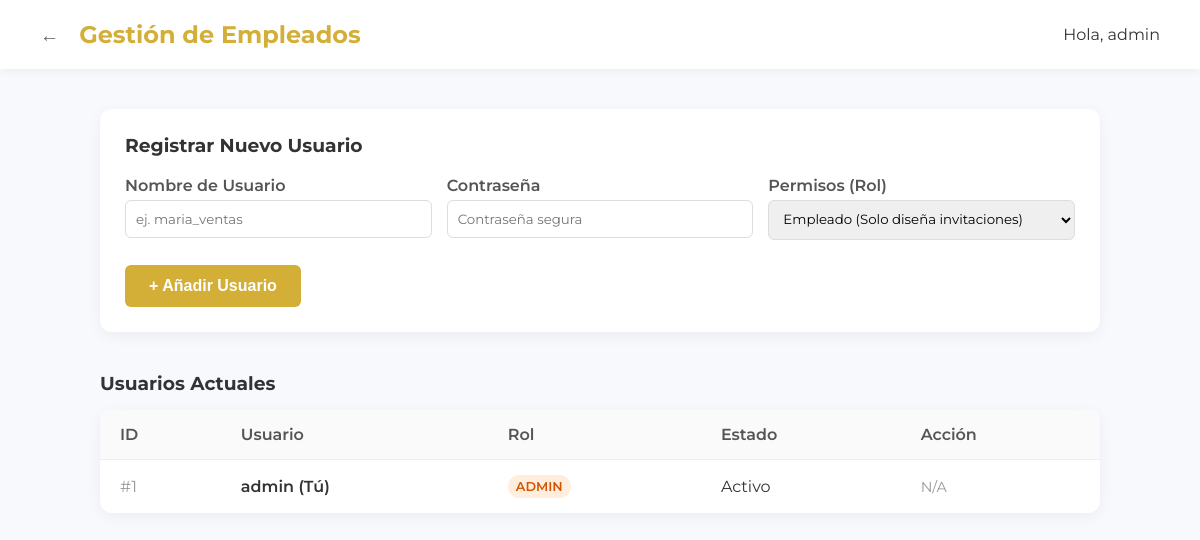
Page /admin/employees (signed in) on the committed database.
### models.py (models this page shows)
class Employee(Base):
    __tablename__ = "employees"
    id = Column(Integer, primary_key=True, index=True)
    username = Column(String, unique=True, index=True)
    hashed_password = Column(String)
    is_active = Column(Boolean, default=True)
    role = Column(String, default="employee")

### routers/admin.py (the view)
@router.get("/admin/employees", response_class=HTMLResponse)
async def employees_page(request: Request, db: Session = Depends(get_db)):
    user = await get_current_user_cookie(request, db)
    if not user:
        return RedirectResponse(url="/login")
    if getattr(user, 'role', 'employee') != 'admin':
        return HTMLResponse("<h1>Acceso Denegado</h1><p>Solo los administradores pueden ver esta página.</p><a href='/admin'>Volver</a>", status_code=403)
    employees = db.query(models.Employee).all()
    return templates.TemplateResponse("employees.html", {"request": request, "user": user, "employees": employees})

### templates/employees.html (shortened to what this page needs)
<!DOCTYPE html>
<html lang="es">
<head>
</head>
<body>
    <header class="header">
        <div class="header-left">
            <a href="/admin" class="back-btn" title="Volver al Dashboard">←</a>
            <h1>Gestión de Empleados</h1>
        </div>
        <div class="user-info">
            <span>Hola, {{ user.username }}</span>
        </div>
    </header>
    <div class="container">
        <div class="form-card">
            <h3 style="margin-top: 0;">Registrar Nuevo Usuario</h3>
            <form action="/admin/employees/create" method="POST">
                <div style="display: grid; grid-template-columns: 1fr 1fr 1fr; gap: 15px;">
                    <div class="form-group">
                        <label>Nombre de Usuario</label>
                        <input type="text" name="username" required placeholder="ej. maria_ventas">
                    </div>
                    <div class="form-group">
                        <label>Contraseña</label>
                        <input type="password" name="password" required placeholder="Contraseña segura">
                    </div>
                    <div class="form-group">
                        <label>Permisos (Rol)</label>
                        <select name="role" required>
                            <option value="employee">Empleado (Solo diseña invitaciones)</option>
                        </select>
                    </div>
                </div>
                <button type="submit" class="create-btn">+ Añadir Usuario</button>
            </form>
        </div>
        <h3 style="margin-bottom: 15px;">Usuarios Actuales</h3>
        <div class="table-wrapper">
            <table>
                <thead>
                    <tr>
                        <th>ID</th>
                        <th>Usuario</th>
                        <th>Rol</th>
                        <th>Estado</th>
                        <th>Acción</th>
                    </tr>
                </thead>
                <tbody>
                    {% for emp in employees %}
                    <tr>
                        <td style="color: #999;">#{{ emp.id }}</td>
                        <td style="font-weight: 600;">{{ emp.username }} {% if emp.id == user.id %}(Tú){% endif %}</td>
                        <td>
                            <span class="role-badge {% if emp.role == 'admin' %}role-admin{% else %}role-employee{% endif %}">
                                {{ emp.role }}
                            </span>
                        </td>
                        <td>Activo</td>
                        <td>
                            {% if emp.id != user.id %}
                            <form action="/admin/employees/delete/{{ emp.id }}" method="POST" style="margin: 0;" onsubmit="return confirm('¿Seguro que deseas eliminar el acceso a este usuario?');">
                                <button type="submit" class="delete-btn">Eliminar 🗑️</button>
                            </form>
                            {% else %}
                            <span style="color: #999; font-size: 0.9em;">N/A</span>
                            {% endif %}
                        </td>
                    </tr>
                    {% endfor %}
                </tbody>
            </table>
        </div>
    </div>
</body>
</html>

### templates/employees.html (style rules this page uses)
:root { --primary: #d4af37; --primary-hover: #bfa033; --bg-color: #f7f9fc; --text-dark: #333; --card-bg: #fff; }
body { font-family: 'Montserrat', sans-serif; background-color: var(--bg-color); margin: 0; padding: 0; color: var(--text-dark); }
.header { background-color: var(--card-bg); padding: 20px 40px; box-shadow: 0 2px 10px rgba(0, 0, 0, 0.05); display: flex; justify-content: space-between; align-items: center; }
.header-left { display: flex; align-items: center; gap: 20px; }
.back-btn { color: #666; text-decoration: none; font-weight: 600; font-size: 1.2rem; }
.header h1 { margin: 0; color: var(--primary); font-size: 1.5rem; }
.container { max-width: 1000px; margin: 40px auto; padding: 0 20px; }
.form-card { background: var(--card-bg); border-radius: 12px; padding: 25px; box-shadow: 0 4px 15px rgba(0, 0, 0, 0.05); margin-bottom: 40px; }
.form-group { margin-bottom: 15px; }
.form-group label { display: block; margin-bottom: 5px; font-weight: 600; color: #555; }
.form-group input, .form-group select { width: 100%; padding: 10px; border: 1px solid #ddd; border-radius: 6px; font-family: inherit; box-sizing: border-box; }
.create-btn { background-color: var(--primary); color: white; padding: 12px 24px; text-decoration: none; border-radius: 6px; font-weight: 600; transition: background 0.3s; border: none; cursor: pointer; font-size: 1rem; margin-top: 10px; }
.table-wrapper { background: var(--card-bg); border-radius: 12px; box-shadow: 0 4px 15px rgba(0, 0, 0, 0.05); overflow: hidden; }
table { width: 100%; border-collapse: collapse; }
th, td { padding: 15px 20px; text-align: left; border-bottom: 1px solid #eee; }
th { background-color: #fafafa; font-weight: 600; color: #555; }
tr:last-child td { border-bottom: none; }
.role-badge { display: inline-block; padding: 4px 8px; border-radius: 12px; font-size: 0.8rem; font-weight: 600; text-transform: uppercase; }
.role-admin { background-color: #ffeedd; color: #d35400; }

### rows in the picture
Employee: username "admin", id "1", shows "(Tú)", role "ADMIN", shows "N/A"
